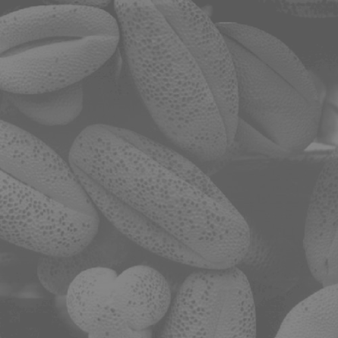
#> input picture digital_image_processing_assignments/Soru2_ikbal/image.png, 338 x 338 px, found by its file name
$ python Soru2.py
#> lines starting #> are read from the running program, lines starting #| are printed output that depends on the picture
import cv2
import numpy as np

img = cv2.imread("Soru2_ikbal/image.png", cv2.IMREAD_GRAYSCALE)
#> img is the input picture: shape (338, 338); min 89, max 136, mean 109.1

# Histogram Eşitleme
hist_eq = cv2.equalizeHist(img)
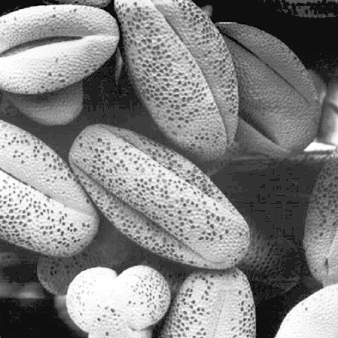
#> hist_eq: shape (338, 338); min 0, max 255, mean 131.4

# Kontrast Germe
min_val = img.min()
#> min_val = 89
max_val = img.max()
#> max_val = 136
contrast = ((img - min_val) * (255 / (max_val - min_val))).astype(np.uint8)
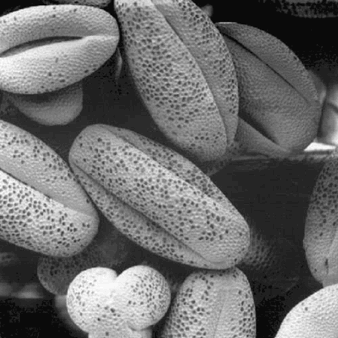
#> contrast: shape (338, 338); min 0, max 255, mean 108.4

# Gamma Düzeltmesi Fonksiyonu
def gamma_correct(im, gamma):
#> called with gamma = 0.4
    return (np.power(im / 255.0, gamma) * 255).astype(np.uint8)
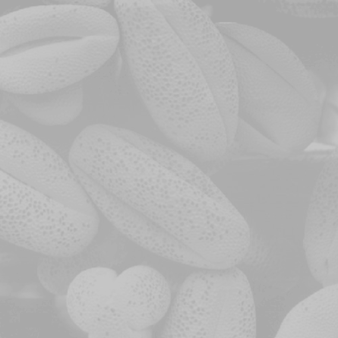
#> returned value: shape (338, 338); min 167, max 198, mean 180.8

gamma_04 = gamma_correct(img, 0.4)
gamma_10 = gamma_correct(img, 1.0)
gamma_16 = gamma_correct(img, 1.6)

def add_label(image, text):
#> called with text = 'Original'
    labeled = cv2.cvtColor(image, cv2.COLOR_GRAY2BGR)
    cv2.putText(labeled, text, (10, 25), cv2.FONT_HERSHEY_SIMPLEX,
                0.8, (0, 0, 255), 2, cv2.LINE_AA)
    return labeled

img_labeled       = add_label(img,       "Original")
hist_labeled      = add_label(hist_eq,   "Histogram Equalization")
contrast_labeled  = add_label(contrast,  "Contrast Stretching")
gamma04_labeled   = add_label(gamma_04,  "Gamma = 0.4")
gamma10_labeled   = add_label(gamma_10,  "Gamma = 1.0")
gamma16_labeled   = add_label(gamma_16,  "Gamma = 1.6")
#> in add_label (call 6), `cv2.putText(labeled, text, (10, 25), cv2.FONT_HERSHEY_SIMPLEX, 0.8, (0..`:
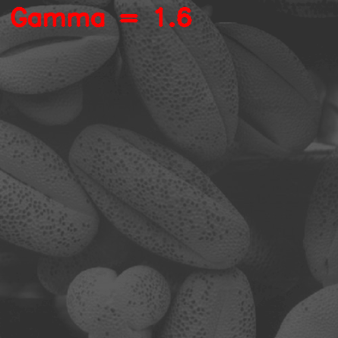
#> labeled: shape (338, 338, 3); mean B, G, R 64.7, 64.7, 67.4

row1 = np.hstack((img_labeled, hist_labeled, contrast_labeled))
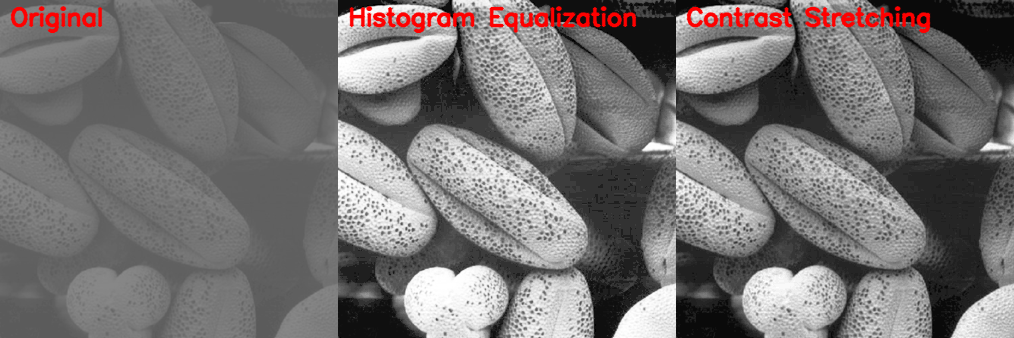
#> row1: shape (338, 1014, 3); mean B, G, R 114.3, 114.3, 118.4
row2 = np.hstack((gamma04_labeled, gamma10_labeled, gamma16_labeled))
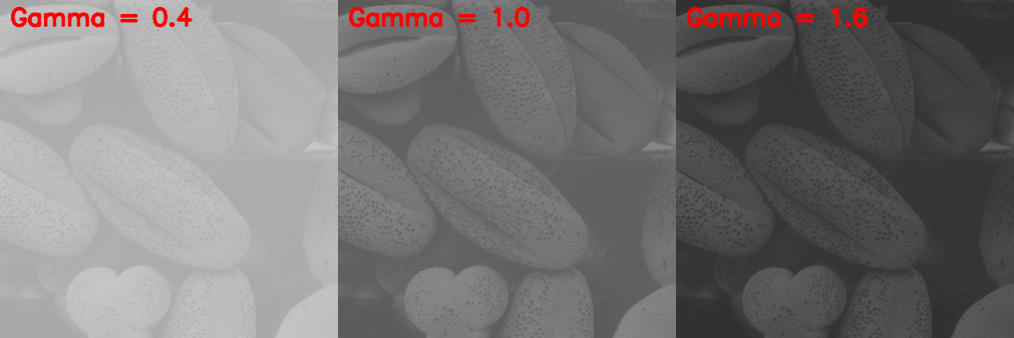
#> row2: shape (338, 1014, 3); mean B, G, R 117.1, 117.1, 119.8
grid = np.vstack((row1, row2))
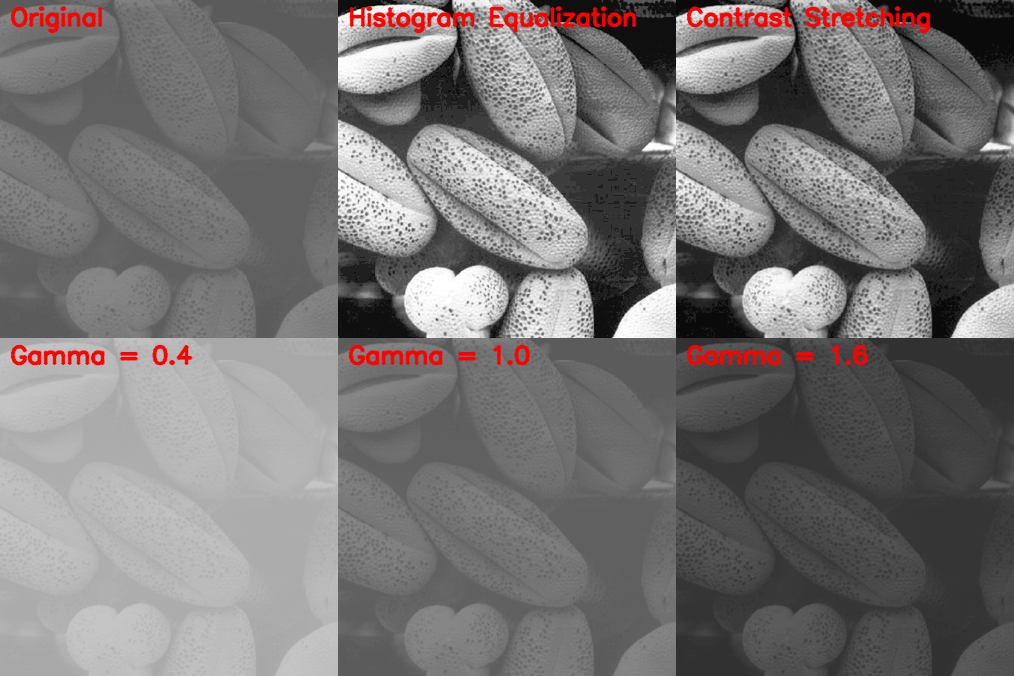
#> grid: shape (676, 1014, 3); mean B, G, R 115.7, 115.7, 119.1

cv2.imwrite("Soru2_sonuc.png", grid)

cv2.imshow("Sonuc", grid)
cv2.waitKey(0)
cv2.destroyAllWindows()
